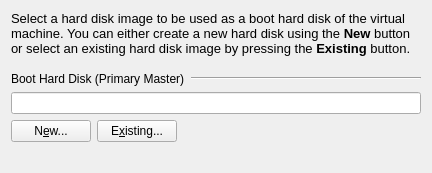
     <widget class="QWidget" name="Custom_HDD_Page">
      <layout class="QGridLayout" name="gridLayout_7">
       <item row="0" column="0">
        <widget class="QLabel" name="Label_HDD">
         <property name="text">
          <string>&lt;!DOCTYPE HTML PUBLIC &quot;-//W3C//DTD HTML 4.0//EN&quot; &quot;http://www.w3.org/TR/REC-html40/strict.dtd&quot;&gt;
&lt;html&gt;&lt;head&gt;&lt;meta name=&quot;qrichtext&quot; content=&quot;1&quot; /&gt;&lt;style type=&quot;text/css&quot;&gt;
p, li { white-space: pre-wrap; }
&lt;/style&gt;&lt;/head&gt;&lt;body style=&quot; font-family:'Nimbus Sans L'; font-size:10pt; font-weight:400; font-style:normal;&quot;&gt;
&lt;p style=&quot; margin-top:0px; margin-bottom:0px; margin-left:0px; margin-right:0px; -qt-block-indent:0; text-indent:0px;&quot;&gt;Select a hard disk image to be used as a boot hard disk of the virtual machine. You can either create a new hard disk using the &lt;span style=&quot; font-weight:600;&quot;&gt;New&lt;/span&gt; button or select an existing hard disk image by pressing the &lt;span style=&quot; font-weight:600;&quot;&gt;Existing&lt;/span&gt; button.&lt;/p&gt;&lt;/body&gt;&lt;/html&gt;</string>
         </property>
         <property name="wordWrap">
          <bool>true</bool>
         </property>
         <property name="textInteractionFlags">
          <set>Qt::TextSelectableByMouse</set>
         </property>
        </widget>
       </item>
       <item row="1" column="0">
        <spacer name="s10">
         <property name="orientation">
          <enum>Qt::Vertical</enum>
         </property>
         <property name="sizeType">
          <enum>QSizePolicy::Fixed</enum>
         </property>
         <property name="sizeHint" stdset="0">
          <size>
           <width>20</width>
           <height>10</height>
          </size>
         </property>
        </spacer>
       </item>
       <item row="2" column="0">
        <layout class="QHBoxLayout" name="horizontalLayout_4">
         <item>
          <widget class="QLabel" name="label">
           <property name="sizePolicy">
            <sizepolicy hsizetype="Maximum" vsizetype="Preferred">
             <horstretch>0</horstretch>
             <verstretch>0</verstretch>
            </sizepolicy>
           </property>
           <property name="text">
            <string>Boot Hard Disk (Primary Master)</string>
           </property>
          </widget>
         </item>
         <item>
          <widget class="Line" name="line_4">
           <property name="orientation">
            <enum>Qt::Horizontal</enum>
           </property>
          </widget>
         </item>
        </layout>
       </item>
       <item row="3" column="0">
        <layout class="QGridLayout" name="gridLayout_100">
         <item row="0" column="0" colspan="3">
          <widget class="QLineEdit" name="Edit_HDA_File_Name"/>
         </item>
         <item row="1" column="0">
          <widget class="QPushButton" name="Button_New_HDD">
           <property name="text">
            <string>N&amp;ew...</string>
           </property>
           <property name="icon">
            <iconset resource="../resources/icons.qrc">
             <normaloff>:/add.png</normaloff>:/add.png</iconset>
           </property>
          </widget>
         </item>
         <item row="1" column="1">
          <widget class="QPushButton" name="Button_Existing">
           <property name="text">
            <string>E&amp;xisting...</string>
           </property>
           <property name="icon">
            <iconset resource="../resources/icons.qrc">
             <normaloff>:/open-file.png</normaloff>:/open-file.png</iconset>
           </property>
          </widget>
         </item>
         <item row="1" column="2">
          <spacer name="s9">
           <property name="orientation">
            <enum>Qt::Horizontal</enum>
           </property>
           <property name="sizeHint" stdset="0">
            <size>
             <width>238</width>
             <height>20</height>
            </size>
           </property>
          </spacer>
         </item>
        </layout>
       </item>
       <item row="4" column="0">
        <spacer name="s14">
         <property name="orientation">
          <enum>Qt::Vertical</enum>
         </property>
         <property name="sizeHint" stdset="0">
          <size>
           <width>20</width>
           <height>20</height>
          </size>
         </property>
        </spacer>
       </item>
      </layout>
     </widget>
